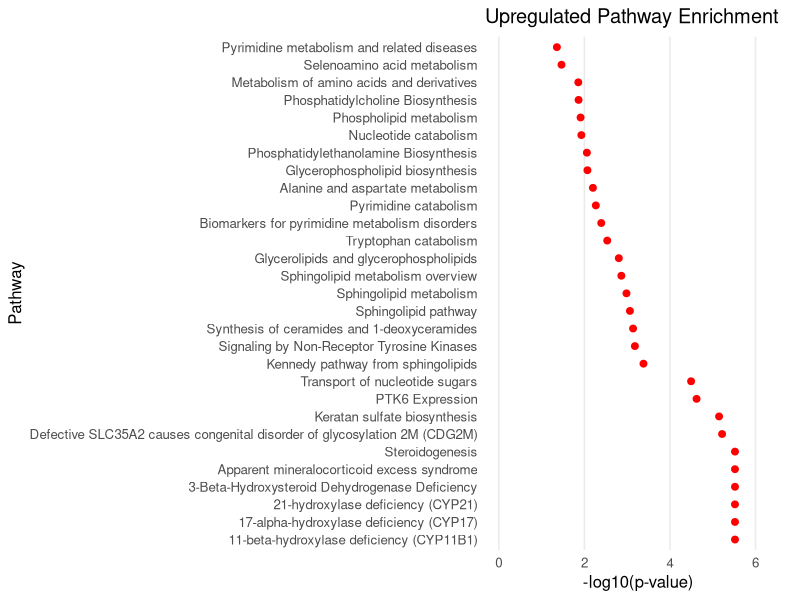
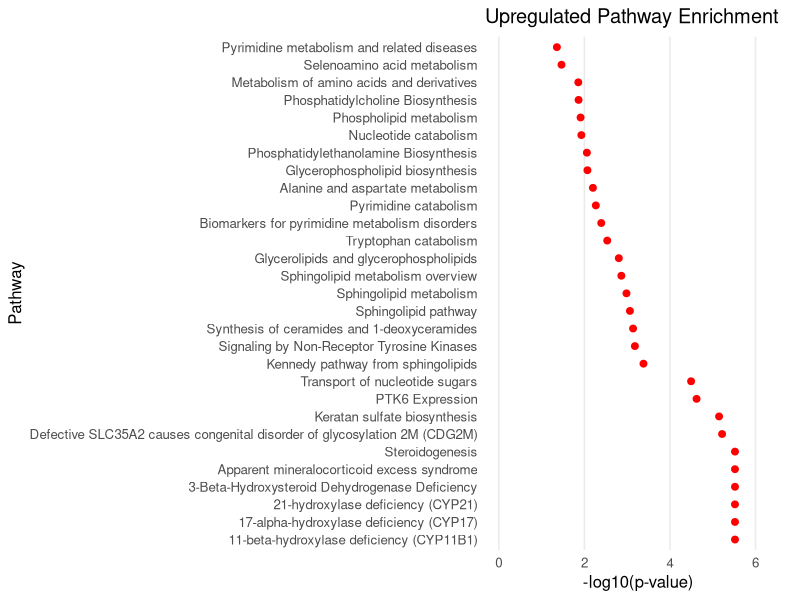

Write the R code that produced these figures, in order.
#!/usr/bin/env Rscript

required_packages <- c("ggplot2", "dplyr", "svglite")
missing_packages <- required_packages[!
  vapply(
    required_packages,
    requireNamespace,
    FUN.VALUE = logical(1),
    quietly = TRUE
  )
]

if (length(missing_packages) > 0) {
  install.packages(missing_packages, repos = "https://cloud.r-project.org")
}

suppressPackageStartupMessages({
  library(ggplot2)
  library(dplyr)
})

# Embedded data for the upregulated pathways and their p-values
pathway_df <- tibble::tibble(
  Pathway = c(
    "Signaling by Non-Receptor Tyrosine Kinases",
    "Tryptophan catabolism",
    "Alanine and aspartate metabolism",
    "Metabolism of amino acids and derivatives",
    "Selenoamino acid metabolism",
    "Glycerolipids and glycerophospholipids",
    "Glycerophospholipid biosynthesis",
    "Phosphatidylethanolamine Biosynthesis",
    "Phospholipid metabolism",
    "Phosphatidylcholine Biosynthesis",
    "Transport of nucleotide sugars",
    "Biomarkers for pyrimidine metabolism disorders",
    "Pyrimidine catabolism",
    "Nucleotide catabolism",
    "Pyrimidine metabolism and related diseases",
    "Apparent mineralocorticoid excess syndrome",
    "Defective SLC35A2 causes congenital disorder of glycosylation 2M (CDG2M)",
    "Keratan sulfate biosynthesis",
    "PTK6 Expression",
    "Kennedy pathway from sphingolipids",
    "Synthesis of ceramides and 1-deoxyceramides",
    "Sphingolipid pathway",
    "Sphingolipid metabolism",
    "Sphingolipid metabolism overview",
    "Steroidogenesis",
    "11-beta-hydroxylase deficiency (CYP11B1)",
    "17-alpha-hydroxylase deficiency (CYP17)",
    "21-hydroxylase deficiency (CYP21)",
    "3-Beta-Hydroxysteroid Dehydrogenase Deficiency"
  ),
  p_value = c(
    0.000661,
    0.00293,
    0.00633,
    0.0139,
    0.0343,
    0.00157,
    0.0085,
    0.00876,
    0.0123,
    0.0137,
    3.21e-05,
    0.00404,
    0.00541,
    0.0118,
    0.044,
    3.02e-06,
    6.05e-06,
    7.11e-06,
    2.39e-05,
    0.000416,
    0.000729,
    0.000862,
    0.00104,
    0.00137,
    3.02e-06,
    3.02e-06,
    3.02e-06,
    3.02e-06,
    3.02e-06
  )
) %>%
  arrange(p_value)

# Determine dynamic x-axis limit consistent with the Python script
x_max <- -log10(min(pathway_df$p_value)) + 1

plot <- ggplot(pathway_df, aes(x = -log10(p_value), y = reorder(Pathway, p_value))) +
  geom_point(color = "red", size = 2) +
  labs(
    x = "-log10(p-value)",
    y = "Pathway",
    title = "Upregulated Pathway Enrichment"
  ) +
  coord_cartesian(xlim = c(0, x_max)) +
  theme_minimal(base_size = 12) +
  theme(
    panel.grid.major.y = element_blank(),
    panel.grid.minor = element_blank()
  )

print(plot)

ggsave(
  filename = "upregulated_pathway_dotplot.svg",
  plot = plot,
  width = 9,
  height = 10,
  dpi = 300,
  units = "in"
)
